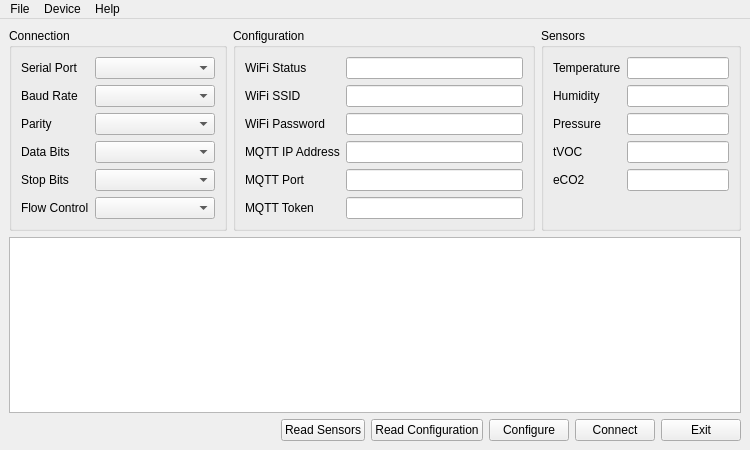
<?xml version="1.0" encoding="UTF-8"?>
<ui version="4.0">
 <class>MainWindow</class>
 <widget class="QMainWindow" name="MainWindow">
  <property name="geometry">
   <rect>
    <x>0</x>
    <y>0</y>
    <width>750</width>
    <height>450</height>
   </rect>
  </property>
  <property name="windowTitle">
   <string>Weaver GUI</string>
  </property>
  <property name="windowIcon">
   <iconset resource="weaver_gui.qrc">
    <normaloff>:/weaver/icons/weaver.svg</normaloff>:/weaver/icons/weaver.svg</iconset>
  </property>
  <widget class="QWidget" name="centralwidget">
   <layout class="QVBoxLayout" name="verticalLayout">
    <item>
     <layout class="QHBoxLayout" name="deviceLayout">
      <item>
       <widget class="QGroupBox" name="gbxConnection">
        <property name="title">
         <string>Connection</string>
        </property>
        <layout class="QFormLayout" name="connectionLayout">
         <item row="0" column="0">
          <widget class="QLabel" name="lblSerialPort">
           <property name="text">
            <string>Serial Port</string>
           </property>
          </widget>
         </item>
         <item row="0" column="1">
          <widget class="QComboBox" name="cbxSerialPort">
           <property name="minimumSize">
            <size>
             <width>120</width>
             <height>0</height>
            </size>
           </property>
          </widget>
         </item>
         <item row="1" column="0">
          <widget class="QLabel" name="lblBaudRate">
           <property name="text">
            <string>Baud Rate</string>
           </property>
          </widget>
         </item>
         <item row="1" column="1">
          <widget class="QComboBox" name="cbxBaudRate">
           <property name="minimumSize">
            <size>
             <width>120</width>
             <height>0</height>
            </size>
           </property>
          </widget>
         </item>
         <item row="2" column="0">
          <widget class="QLabel" name="lblParity">
           <property name="text">
            <string>Parity</string>
           </property>
          </widget>
         </item>
         <item row="2" column="1">
          <widget class="QComboBox" name="cbxParity">
           <property name="minimumSize">
            <size>
             <width>120</width>
             <height>0</height>
            </size>
           </property>
          </widget>
         </item>
         <item row="3" column="0">
          <widget class="QLabel" name="lblDataBits">
           <property name="text">
            <string>Data Bits</string>
           </property>
          </widget>
         </item>
         <item row="3" column="1">
          <widget class="QComboBox" name="cbxDataBits">
           <property name="minimumSize">
            <size>
             <width>120</width>
             <height>0</height>
            </size>
           </property>
          </widget>
         </item>
         <item row="4" column="0">
          <widget class="QLabel" name="lblStopBits">
           <property name="text">
            <string>Stop Bits</string>
           </property>
          </widget>
         </item>
         <item row="4" column="1">
          <widget class="QComboBox" name="cbxStopBits">
           <property name="minimumSize">
            <size>
             <width>120</width>
             <height>0</height>
            </size>
           </property>
          </widget>
         </item>
         <item row="5" column="0">
          <widget class="QLabel" name="lblFlowControl">
           <property name="text">
            <string>Flow Control</string>
           </property>
          </widget>
         </item>
         <item row="5" column="1">
          <widget class="QComboBox" name="cbxFlowControl">
           <property name="minimumSize">
            <size>
             <width>120</width>
             <height>0</height>
            </size>
           </property>
          </widget>
         </item>
        </layout>
       </widget>
      </item>
      <item>
       <widget class="QGroupBox" name="gbxConfiguration">
        <property name="title">
         <string>Configuration</string>
        </property>
        <layout class="QFormLayout" name="wifiConfigLayout">
         <item row="1" column="0">
          <widget class="QLabel" name="lblWiFiNetwork">
           <property name="text">
            <string>WiFi SSID</string>
           </property>
          </widget>
         </item>
         <item row="1" column="1">
          <widget class="QLineEdit" name="editWiFiNetwork"/>
         </item>
         <item row="2" column="0">
          <widget class="QLabel" name="lblWiFiPassword">
           <property name="text">
            <string>WiFi Password</string>
           </property>
          </widget>
         </item>
         <item row="2" column="1">
          <widget class="QLineEdit" name="editWiFiPassword"/>
         </item>
         <item row="3" column="1">
          <widget class="QLineEdit" name="editMqttIpAddress"/>
         </item>
         <item row="3" column="0">
          <widget class="QLabel" name="lblMqttIpAddress">
           <property name="text">
            <string>MQTT IP Address</string>
           </property>
          </widget>
         </item>
         <item row="4" column="0">
          <widget class="QLabel" name="lblMqttPort">
           <property name="text">
            <string>MQTT Port</string>
           </property>
          </widget>
         </item>
         <item row="4" column="1">
          <widget class="QLineEdit" name="editMqttPort"/>
         </item>
         <item row="5" column="0">
          <widget class="QLabel" name="lblMqttToken">
           <property name="text">
            <string>MQTT Token</string>
           </property>
          </widget>
         </item>
         <item row="5" column="1">
          <widget class="QLineEdit" name="editMqttToken"/>
         </item>
         <item row="0" column="0">
          <widget class="QLabel" name="lblWiFiStatus">
           <property name="text">
            <string>WiFi Status</string>
           </property>
          </widget>
         </item>
         <item row="0" column="1">
          <widget class="QLineEdit" name="editWiFiStatus">
           <property name="readOnly">
            <bool>true</bool>
           </property>
          </widget>
         </item>
        </layout>
       </widget>
      </item>
      <item>
       <widget class="QGroupBox" name="gbxSensors">
        <property name="minimumSize">
         <size>
          <width>0</width>
          <height>0</height>
         </size>
        </property>
        <property name="maximumSize">
         <size>
          <width>200</width>
          <height>16777215</height>
         </size>
        </property>
        <property name="title">
         <string>Sensors</string>
        </property>
        <layout class="QFormLayout" name="sensorsLayout">
         <item row="0" column="0">
          <widget class="QLabel" name="lblTemperature">
           <property name="text">
            <string>Temperature</string>
           </property>
          </widget>
         </item>
         <item row="0" column="1">
          <widget class="QLineEdit" name="editTemperature">
           <property name="readOnly">
            <bool>true</bool>
           </property>
          </widget>
         </item>
         <item row="1" column="0">
          <widget class="QLabel" name="lblHumidity">
           <property name="text">
            <string>Humidity</string>
           </property>
          </widget>
         </item>
         <item row="1" column="1">
          <widget class="QLineEdit" name="editHumidity">
           <property name="readOnly">
            <bool>true</bool>
           </property>
          </widget>
         </item>
         <item row="2" column="0">
          <widget class="QLabel" name="lblPressure">
           <property name="text">
            <string>Pressure</string>
           </property>
          </widget>
         </item>
         <item row="2" column="1">
          <widget class="QLineEdit" name="editPressure">
           <property name="readOnly">
            <bool>true</bool>
           </property>
          </widget>
         </item>
         <item row="3" column="0">
          <widget class="QLabel" name="lblTVoc">
           <property name="text">
            <string>tVOC</string>
           </property>
          </widget>
         </item>
         <item row="3" column="1">
          <widget class="QLineEdit" name="editTVoc">
           <property name="readOnly">
            <bool>true</bool>
           </property>
          </widget>
         </item>
         <item row="4" column="0">
          <widget class="QLabel" name="lblECo2">
           <property name="text">
            <string>eCO2</string>
           </property>
          </widget>
         </item>
         <item row="4" column="1">
          <widget class="QLineEdit" name="editECo2">
           <property name="readOnly">
            <bool>true</bool>
           </property>
          </widget>
         </item>
        </layout>
       </widget>
      </item>
     </layout>
    </item>
    <item>
     <widget class="QListWidget" name="logView">
      <property name="editTriggers">
       <set>QAbstractItemView::NoEditTriggers</set>
      </property>
     </widget>
    </item>
    <item>
     <layout class="QHBoxLayout" name="buttonsLayout">
      <item>
       <spacer name="horizontalSpacer">
        <property name="orientation">
         <enum>Qt::Horizontal</enum>
        </property>
        <property name="sizeHint" stdset="0">
         <size>
          <width>398</width>
          <height>20</height>
         </size>
        </property>
       </spacer>
      </item>
      <item>
       <widget class="QPushButton" name="btnReadSensors">
        <property name="text">
         <string>Read Sensors</string>
        </property>
       </widget>
      </item>
      <item>
       <widget class="QPushButton" name="btnReadConfiguration">
        <property name="text">
         <string>Read Configuration</string>
        </property>
       </widget>
      </item>
      <item>
       <widget class="QPushButton" name="btnConfigureDevice">
        <property name="text">
         <string>Configure</string>
        </property>
       </widget>
      </item>
      <item>
       <widget class="QPushButton" name="btnToggleConnection">
        <property name="text">
         <string>Connect</string>
        </property>
       </widget>
      </item>
      <item>
       <widget class="QPushButton" name="btnExit">
        <property name="text">
         <string>Exit</string>
        </property>
       </widget>
      </item>
     </layout>
    </item>
   </layout>
  </widget>
  <widget class="QMenuBar" name="menubar">
   <property name="geometry">
    <rect>
     <x>0</x>
     <y>0</y>
     <width>750</width>
     <height>21</height>
    </rect>
   </property>
   <widget class="QMenu" name="menuHelp">
    <property name="title">
     <string>Help</string>
    </property>
    <addaction name="actionAboutQt"/>
    <addaction name="actionAboutApplication"/>
   </widget>
   <widget class="QMenu" name="menuFile">
    <property name="title">
     <string>File</string>
    </property>
    <addaction name="actionExitApplication"/>
   </widget>
   <widget class="QMenu" name="menuDevice">
    <property name="title">
     <string>Device</string>
    </property>
    <addaction name="actionToggleConnection"/>
    <addaction name="separator"/>
    <addaction name="actionReadSensors"/>
    <addaction name="actionReadConfiguration"/>
    <addaction name="actionSendConfiguration"/>
    <addaction name="separator"/>
    <addaction name="actionLoadSerialPorts"/>
    <addaction name="separator"/>
    <addaction name="actionClearLogs"/>
   </widget>
   <addaction name="menuFile"/>
   <addaction name="menuDevice"/>
   <addaction name="menuHelp"/>
  </widget>
  <action name="actionExitApplication">
   <property name="icon">
    <iconset resource="weaver_gui.qrc">
     <normaloff>:/weaver/icons/exit.png</normaloff>:/weaver/icons/exit.png</iconset>
   </property>
   <property name="text">
    <string>Exit</string>
   </property>
   <property name="shortcut">
    <string>Ctrl+Q</string>
   </property>
  </action>
  <action name="actionAboutQt">
   <property name="icon">
    <iconset resource="weaver_gui.qrc">
     <normaloff>:/weaver/icons/qt_logo.png</normaloff>:/weaver/icons/qt_logo.png</iconset>
   </property>
   <property name="text">
    <string>About Qt</string>
   </property>
  </action>
  <action name="actionAboutApplication">
   <property name="icon">
    <iconset resource="weaver_gui.qrc">
     <normaloff>:/weaver/icons/weaver.svg</normaloff>:/weaver/icons/weaver.svg</iconset>
   </property>
   <property name="text">
    <string>About Weaver GUI</string>
   </property>
  </action>
  <action name="actionToggleConnection">
   <property name="icon">
    <iconset resource="weaver_gui.qrc">
     <normaloff>:/weaver/icons/plug-connect.png</normaloff>:/weaver/icons/plug-connect.png</iconset>
   </property>
   <property name="text">
    <string>Connect</string>
   </property>
   <property name="shortcut">
    <string>F4</string>
   </property>
  </action>
  <action name="actionReadSensors">
   <property name="icon">
    <iconset resource="weaver_gui.qrc">
     <normaloff>:/weaver/icons/system-monitor.png</normaloff>:/weaver/icons/system-monitor.png</iconset>
   </property>
   <property name="text">
    <string>Read Sensors</string>
   </property>
   <property name="shortcut">
    <string>F5</string>
   </property>
  </action>
  <action name="actionReadConfiguration">
   <property name="icon">
    <iconset resource="weaver_gui.qrc">
     <normaloff>:/weaver/icons/wrench.png</normaloff>:/weaver/icons/wrench.png</iconset>
   </property>
   <property name="text">
    <string>Read Configuration</string>
   </property>
   <property name="shortcut">
    <string>F6</string>
   </property>
  </action>
  <action name="actionSendConfiguration">
   <property name="icon">
    <iconset resource="weaver_gui.qrc">
     <normaloff>:/weaver/icons/wrench-arrow.png</normaloff>:/weaver/icons/wrench-arrow.png</iconset>
   </property>
   <property name="text">
    <string>Send Configuration</string>
   </property>
   <property name="shortcut">
    <string>F10</string>
   </property>
  </action>
  <action name="actionLoadSerialPorts">
   <property name="icon">
    <iconset resource="weaver_gui.qrc">
     <normaloff>:/weaver/icons/plug-plus.png</normaloff>:/weaver/icons/plug-plus.png</iconset>
   </property>
   <property name="text">
    <string>Read Serial Ports</string>
   </property>
   <property name="shortcut">
    <string>F3</string>
   </property>
  </action>
  <action name="actionClearLogs">
   <property name="icon">
    <iconset resource="weaver_gui.qrc">
     <normaloff>:/weaver/icons/broom.png</normaloff>:/weaver/icons/broom.png</iconset>
   </property>
   <property name="text">
    <string>Clear Logs</string>
   </property>
   <property name="toolTip">
    <string>Clear Logs</string>
   </property>
   <property name="shortcut">
    <string>Ctrl+Alt+X</string>
   </property>
  </action>
 </widget>
 <resources>
  <include location="weaver_gui.qrc"/>
  <include location="weaver_gui.qrc"/>
 </resources>
 <connections/>
</ui>
